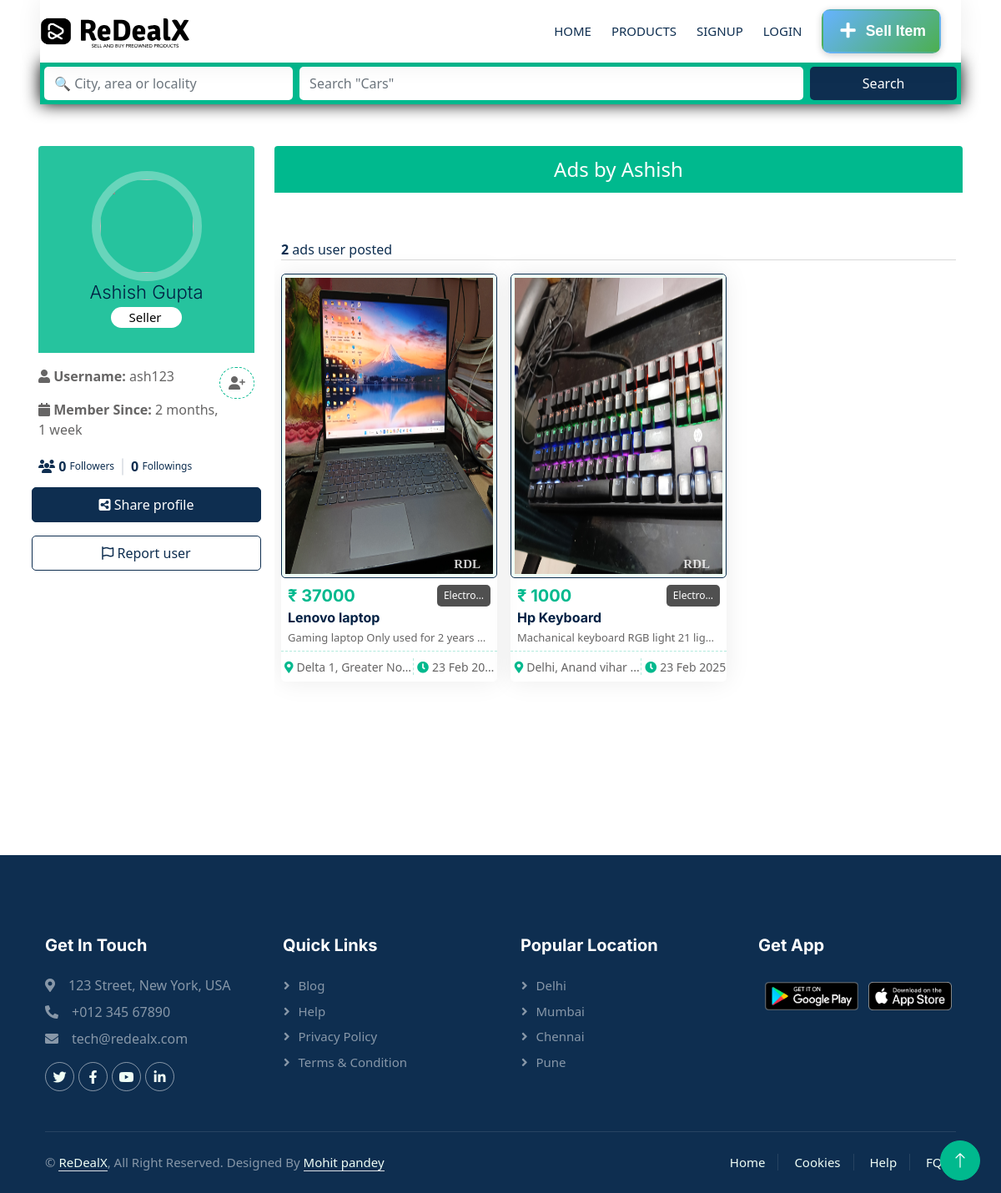
Page /product-Seller/ash123/ on the committed database.
### home/models.py (models this page shows, shortened)
class CustomUser(AbstractUser):
    phone_number = models.IntegerField(unique=True, blank=True, null=True)
    address = models.TextField(blank=True, null=True)
    profile_picture = models.ImageField(upload_to='user_profiles/', blank=True, null=True)
    email = models.EmailField(default='', max_length=254, null=True, blank=True)
    is_verified = models.BooleanField(default=False)
    created_at = models.DateTimeField(auto_now_add=True)

class Product(models.Model):
    brand = models.CharField(max_length=200, default='', blank=True)
    title = models.CharField(max_length=200)
    description = models.TextField()
    price = models.IntegerField()
    location = models.TextField(default='', blank=True)
    created_at = models.DateTimeField(auto_now_add=True)
    updated_at = models.DateTimeField(auto_now=True)
    seller = models.ForeignKey(CustomUser, on_delete=models.CASCADE, related_name='products')  # Added related_name
    category = models.ForeignKey(Category, related_name='products', on_delete=models.SET_NULL, null=True, blank=True)
    slug = models.SlugField(unique=True, blank=True)
    condition_choices = [
        ('new', 'New'),
        ('used', 'Used'),
    ]
    condition = models.CharField(max_length=20, choices=condition_choices, default='used')
    views = models.IntegerField(default=0, null=True, blank=True)
    likes = models.IntegerField(default=0, null=True, blank=True)

class ProductImages(models.Model):
    product = models.ForeignKey(Product, on_delete=models.CASCADE, related_name='images')  # Added related_name
    image1 = models.ImageField(upload_to=user_directory_path, blank=True, null=True)
    image2 = models.ImageField(upload_to=user_directory_path, blank=True, null=True)
    image3 = models.ImageField(upload_to=user_directory_path, blank=True, null=True)
    image4 = models.ImageField(upload_to=user_directory_path, blank=True, null=True)
    user = models.ForeignKey(CustomUser, on_delete=models.CASCADE, related_name='uploaded_images')  # Added related_name

class Category(models.Model):
    name = models.CharField(max_length=100, unique=True)
    description = models.TextField(blank=True, null=True)
    created_at = models.DateTimeField(auto_now_add=True)
    updated_at = models.DateTimeField(auto_now=True)
    catagory_icon_FS = models.CharField(max_length=100, blank=True, null=True, default='')
    def __str__(self):
        return self.name

### home/views.py (the view)
# urls.py: path('product-Seller/<slug>/', views.viewSeller, name="viewSeller"),
def viewSeller(request, slug):
    if 'address' in request.GET or 'prod' in request.GET:
        search_results = search_products(request)
        if search_results.exists():
            return render(request, "allProducts.html", {'products': search_results})
        else:
            return render(request, "allProducts.html")
    auth_response = handle_user_auth(request)
    if auth_response:
        return auth_response
    seller = CustomUser.objects.get(username=slug)
    products = Product.objects.filter(seller=seller).prefetch_related('images')
    user_wishlist = []
    notifications = ''
    if request.user.is_authenticated:
        user_wishlist = WishlistItem.objects.filter(user=request.user).values_list('product_id', flat=True)
        notifications = Notification.objects.filter(user=request.user, is_read=False).order_by('-created_at')
    context = {'seller': seller, 'products': products, 'user_wishlist': list(user_wishlist), 'notifications': notifications}
    return render(request, 'sellerprofile.html', context)

### home/templates/sellerprofile.html (shortened to what this page needs)
{% extends 'base.html' %}
{% load static %}
{% block css %}
  <link rel="stylesheet" href="{% static 'Css/profilePage.css' %}" />
{% endblock %}
{% block body %}
  {% include 'navbar.html' %}
  <div class="container p-3 bootstrap snippets bootdey">
    <div class="row">
      <div class="profile-nav col-md-3">
        {% if seller %}
          <div class="panel">
            <div class="user-heading round">
              <a><img src="https://static.vecteezy.com/system/resources/previews/026/418/808/large_2x/man-head-user-profile-character-free-png.png" alt="" /></a>
              <h1>{{ seller.first_name }} {{ seller.last_name }}</h1>
              <div style="display: flex;justify-content: center;align-items: center;background-color:rgb(255, 255, 255);width: 80px;margin: auto;border-radius: 25px;padding: 1px 44px 1px 41px; color: black;">
                {% if seller.is_verified %}
                  <img width="24px" src="{% static 'img/approved.png' %}" alt="" />
                  <p class="p-0 m-0">Verified</p>
                {% else %}
                  <p class="p-0 m-0">Seller</p>
                {% endif %}
              </div>
            </div>
            <div class="details mt-3">
              <div class="text-muted-custom d-flex justify-content-between align-items-center">
                <p>
                <strong><i class="fas fa-user"></i> Username:</strong> {{ seller.username }}
            </p>
                <i class="fa-solid fa-user-plus icon" style="cursor: pointer;padding: 10px;"></i>
              </div>
              <p class="text-muted-custom">
                <strong><i class="fas fa-calendar"></i> Member Since:</strong> {{ seller.created_at|timesince }}
              </p>
              <div class="text-dark d-flex justify-content align-items-center mb-2">
                <strong><i class="fa-solid fa-users"></i> 0 </strong> &nbsp;<span style="font-size: 12px;"'"> Followers</span>
                <strong>0 </strong>&nbsp; <span style="font-size: 12px;"> Followings</span>
              </div>
            </div>
            <div class="row g-3">
              <button class="btn btn-dark col-md-12 p-2" id="shareButton"><i class="fa-solid fa-square-share-nodes"></i> Share profile</button>
              <button class="btn btn-outline-dark col-md-12 p-2" data-bs-toggle="modal" data-bs-target="#reportuser"><i class="fa-regular fa-flag"></i> Report user</button>
            </div>
          </div>
        {% endif %}
      </div>
      <div class="profile-info p-e col-md-9">
        <div class="panel">
          <div class="bio-graph-heading">Ads by {{ seller.first_name }}</div>
        </div>
        <div style="overflow: auto; height: 60vh;">
          <div class="container-xxl py-5 px-0">
            <div class="container p-2">
              {% if products %}
                <div class="totalads">
                  <p class="mb-0 text-dark">
                    <b>{{ products.count }}</b> ads user posted
                  </p>
                </div>
                <hr class="mb-3 mt-0" />
                <div class="tab-content">
                  <div id="tab-1" class="tab-pane fade show p-0 active">
                    <div class="row g-3">
                      {% for product in products %}
                        <div class="col-lg-4 col-6 col-sm-6 col-md-4 wow fadeInUp" data-wow-delay="0.1s">
                          <div class="property-item rounded overflow-hidden">
                            <div class="position-relative overflow-hidden">
                              <p style="position: absolute; bottom: -10px;right: 20px;font-size: 15px;font-weight: 900;color: white;font-family: cursive;  filter: opacity(0.8);">RDL</p>
                              <a href="{% url 'viewproduct' product.slug %}"><img class="img-thumbnail prodimg border-1 border-dark" src="{{ product.images.first.image1.url }}" onerror="src='{% static "img/onerrorimage.webp" %}'" alt="Product Image" /></a>
                            </div>
                            <a href="{% url 'viewproduct' product.slug %}">
                              <div class="p-2 pb-0">
                                <div style="display: flex;justify-content: space-between; align-items: center;">
                                  <h5 class="priceelemnt text-primary mb-1">₹ {{ product.price }}</h5>
                                  <p class="categoryp px-2 py-1 rounded mb-1">{{ product.category|truncatechars:8 }}</p>
                                </div>
                                <a class="titleitem d-block h6 mb-1" href="{% url 'viewproduct' product.slug %}">{{ product.title|slice:':30' }}</a>
                                <p class="descitem">{{ product.description|slice:':45' }}...</p>
                              </div>
                            </a>
                            <div class="d-flex border-top py-2">
                              <small class="flex-fill text-center border-end"><i class="fa fa-map-marker-alt text-primary mx-1"></i>{{ product.location|slice:':20' }}...</small>
                              <small class="flex-fill text-center"><i class="fa fa-clock text-primary mx-1"></i>{{ product.created_at|date:'d M Y' }}</small>
                            </div>
                          </div>
                        </div>
                      {% endfor %}
                    </div>
                  </div>
                </div>
              {% endif %}
            </div>
          </div>
        </div>
      </div>
    </div>
  </div>
{% endblock %}

### static/Css/index.css (style rules this page uses)
:root { --primary: #00B98E; --secondary: #FF6922; --light: #EFFDF5; --dark: #0E2E50; }
* { font-family: system-ui, -apple-system, BlinkMacSystemFont, 'Segoe UI', Roboto, Oxygen, Ubuntu, Cantarell, 'Open Sans', 'Helvetica Neue', sans-serif; }
.btn { transition: .5s; }
:root { --gradient-percent: 0%; }
.icon { padding: 15px; display: inline-flex; align-items: center; justify-content: center; background: #FFFFFF; border-radius: 50px; border: 1px dashed var(--primary); }
.property-item { box-shadow: 0 0 30px rgba(0, 0, 0, .08); }
.property-item img { transition: .5s; }
.property-item .border-top { border-top: 1px dashed rgba(0, 185, 142, .3) !important; }
.property-item .border-end { border-right: 1px dashed rgba(0, 185, 142, .3) !important; }
small { height: 20px; white-space: nowrap; overflow: hidden; text-overflow: ellipsis; }
.prodimg { height: 30vh; width: 100%; }
.categoryp { font-size: 12px; background-color: #505050; color: white; white-space: nowrap; overflow: hidden; text-overflow: ellipsis; }
.descitem { font-size: 13px; white-space: nowrap; overflow: hidden; text-overflow: ellipsis; margin: 5px 0px; }

### static/Css/profilePage.css (style rules this page uses)
.profile-nav, .profile-info { margin-top: 30px; }
.profile-nav .user-heading { background: #00b98ed9; color: #fff; border-radius: 4px 4px 0 0; -webkit-border-radius: 4px 4px 0 0; padding: 30px; text-align: center; }
.profile-nav .user-heading.round a { border-radius: 50%; -webkit-border-radius: 50%; border: 10px solid rgba(255, 255, 255, 0.3); display: inline-block; }
.profile-nav .user-heading a img { width: 112px; height: 112px; border-radius: 50%; -webkit-border-radius: 50%; }
.profile-nav .user-heading h1 { font-size: 22px; font-weight: 300; margin-bottom: 5px; }
.profile-nav .user-heading p { font-size: 15px; }
.bio-graph-heading { background: var(--primary); color: #fff; text-align: center; padding: 10px; border-radius: 4px 4px 0 0; -webkit-border-radius: 4px 4px 0 0; font-size: 1.5rem; font-weight: 500; }

### rows in the picture
CustomUser: first_name "Ashish", last_name "Gupta", username "ash123", created_at "2 months, 1 week"
Product: images.first.image1 (picture), price "37000", category "Electro…", title "Lenovo laptop", description "Gaming laptop Only used for 2 years…", location "Delta 1, Greater No…", created_at "23 Feb 2025"
Product: images.first.image1 (picture), price "1000", category "Electro…", title "Hp Keyboard", description "Machanical keyboard RGB light 21 lig…", location "Delhi, Anand vihar", created_at "23 Feb 2025"

### other values in the picture
{{ products.count }} "2"
